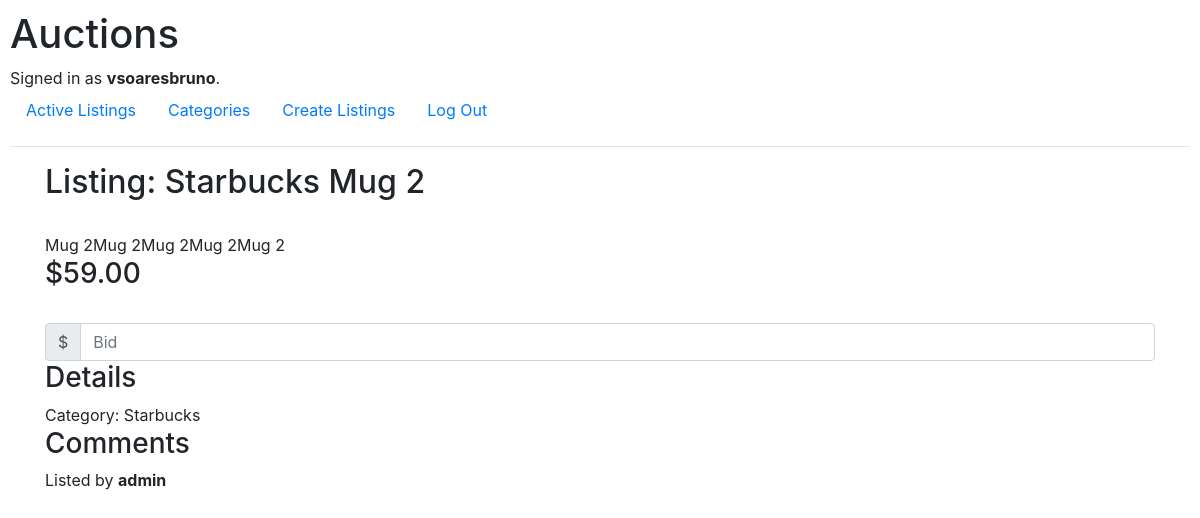
Screenshot of /listings/2 (signed in) with the database file from the repository.
### auctions/models.py (models this page shows, shortened)
class User(AbstractUser):
    pass

class Listing(models.Model):
    name = models.CharField(max_length=64)
    description = models.CharField(max_length=300)
    price = models.DecimalField(max_digits=19, decimal_places=10)
    upload = models.FileField(upload_to='uploads/', blank=True)
    category = models.ForeignKey(Category, on_delete=models.CASCADE,  blank=True, related_name="category")
    is_active = models.BooleanField(default=True)
    created_at = models.DateField()
    listed_by = models.ForeignKey(User, on_delete=models.CASCADE, default="", blank=True, related_name="user")

class Category(models.Model):
    name = models.CharField(max_length=30)
    def __str__(self):
        return f"{self.name}"

### auctions/views.py (the view)
# urls.py: path("listings/<int:id>", views.listings, name="listings"),
def listings(request, id):
    listing = Listing.objects.get(id=id)
    current_price = Bid.objects.filter(auction=id).aggregate(Max('price'))
    price = current_price['price__max'] or listing.price
    return render(request, "auctions/listing.html", {
        "listing": listing,
        "current_price": price
    })

### auctions/templates/auctions/listing.html (shortened to what this page needs)
{% extends "auctions/layout.html" %}
{% block body %}
<div class="container">
    <h2>Listing: {{listing.name}}</h2>
    <div>{{listing.description}}</div>
    <h3>${{current_price|stringformat:".2f"}}</h3>
        <div class="input-group">
            <div class="input-group-prepend">
            <span class="input-group-text" id="inputGroupPrepend">$</span>
            </div>
            <input type="text" class="form-control" placeholder="Bid" aria-describedby="inputGroupPrepend" >
        </div>
    <h3>Details</h3>
    <div>Category: {{listing.category}}</div>
    <h3>Comments</h3>
    Listed by <strong>{{listing.listed_by}}</strong>
</div>
{% endblock %}

### auctions/templates/auctions/layout.html (shortened to what this page needs)
{% load static %}
<!DOCTYPE html>
<html lang="en">
    <head>
        <link rel="stylesheet" href="https://stackpath.bootstrapcdn.com/bootstrap/4.4.1/css/bootstrap.min.css">
        <link href="{% static 'auctions/styles.css' %}" rel="stylesheet">
    </head>
    <body>
        <h1>Auctions</h1>
        <div>
            {% if user.is_authenticated %}
                Signed in as <strong>{{ user.username }}</strong>.
            {% else %}
                Not signed in.
            {% endif %}
        </div>
        <ul class="nav">
            <li class="nav-item">
                <a class="nav-link" href="{% url 'index' %}">Active Listings</a>
            </li>
            <li class="nav-item">
                <a class="nav-link" href="{% url 'categories' %}">Categories</a>
            </li>
            {% if user.is_authenticated %}
                <li class="nav-item">
                    <a class="nav-link" href="{% url 'create_listing' %}">Create Listings</a>
                </li>
                <li class="nav-item">
                    <a class="nav-link" href="{% url 'logout' %}">Log Out</a>
                </li>
            {% endif %}
        </ul>
        <hr>
        {% block body %}
        {% endblock %}
    </body>
</html>

### auctions/static/auctions/styles.css (style rules this page uses)
body { padding: 10px; }

### rows the page displays
User: username "vsoaresbruno"
Listing: name "Starbucks Mug 2", description "Mug 2Mug 2Mug 2Mug 2Mug 2", price "59.00", category "Starbucks", listed_by "admin"
